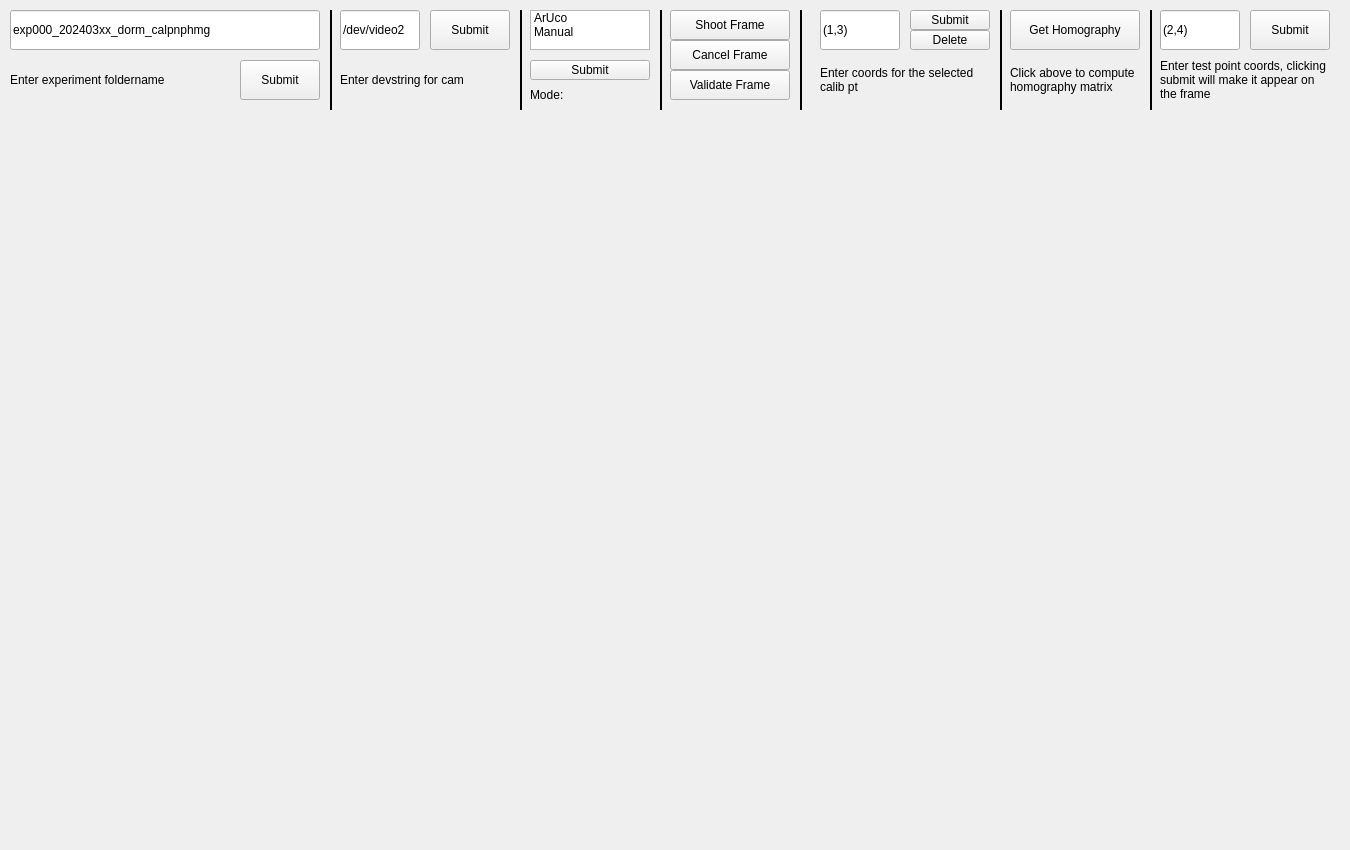
<?xml version="1.0" encoding="UTF-8"?>
<ui version="4.0">
 <class>MainWindow</class>
 <widget class="QMainWindow" name="MainWindow">
  <property name="geometry">
   <rect>
    <x>0</x>
    <y>0</y>
    <width>1350</width>
    <height>850</height>
   </rect>
  </property>
  <property name="windowTitle">
   <string>MainWindow</string>
  </property>
  <widget class="QWidget" name="centralwidget">
   <widget class="QLineEdit" name="lineEdit">
    <property name="geometry">
     <rect>
      <x>10</x>
      <y>10</y>
      <width>310</width>
      <height>40</height>
     </rect>
    </property>
    <property name="font">
     <font>
      <pointsize>9</pointsize>
     </font>
    </property>
    <property name="text">
     <string>exp000_202403xx_dorm_calpnphmg</string>
    </property>
   </widget>
   <widget class="QLabel" name="label">
    <property name="geometry">
     <rect>
      <x>10</x>
      <y>60</y>
      <width>220</width>
      <height>40</height>
     </rect>
    </property>
    <property name="font">
     <font>
      <pointsize>9</pointsize>
     </font>
    </property>
    <property name="autoFillBackground">
     <bool>false</bool>
    </property>
    <property name="frameShape">
     <enum>QFrame::NoFrame</enum>
    </property>
    <property name="text">
     <string>Enter experiment foldername</string>
    </property>
    <property name="wordWrap">
     <bool>true</bool>
    </property>
   </widget>
   <widget class="QPushButton" name="pushButton">
    <property name="geometry">
     <rect>
      <x>240</x>
      <y>60</y>
      <width>80</width>
      <height>40</height>
     </rect>
    </property>
    <property name="text">
     <string>Submit</string>
    </property>
   </widget>
   <widget class="QPushButton" name="pushButton_2">
    <property name="geometry">
     <rect>
      <x>430</x>
      <y>10</y>
      <width>80</width>
      <height>40</height>
     </rect>
    </property>
    <property name="text">
     <string>Submit</string>
    </property>
   </widget>
   <widget class="QLabel" name="label_2">
    <property name="geometry">
     <rect>
      <x>340</x>
      <y>60</y>
      <width>170</width>
      <height>40</height>
     </rect>
    </property>
    <property name="font">
     <font>
      <pointsize>9</pointsize>
     </font>
    </property>
    <property name="autoFillBackground">
     <bool>false</bool>
    </property>
    <property name="frameShape">
     <enum>QFrame::NoFrame</enum>
    </property>
    <property name="text">
     <string>Enter devstring for cam</string>
    </property>
    <property name="wordWrap">
     <bool>true</bool>
    </property>
   </widget>
   <widget class="QLineEdit" name="lineEdit_2">
    <property name="geometry">
     <rect>
      <x>340</x>
      <y>10</y>
      <width>80</width>
      <height>40</height>
     </rect>
    </property>
    <property name="font">
     <font>
      <pointsize>9</pointsize>
     </font>
    </property>
    <property name="text">
     <string>/dev/video2</string>
    </property>
   </widget>
   <widget class="QLineEdit" name="lineEdit_3">
    <property name="geometry">
     <rect>
      <x>820</x>
      <y>10</y>
      <width>80</width>
      <height>40</height>
     </rect>
    </property>
    <property name="font">
     <font>
      <pointsize>9</pointsize>
     </font>
    </property>
    <property name="text">
     <string>(1,3)</string>
    </property>
   </widget>
   <widget class="QPushButton" name="pushButton_3">
    <property name="geometry">
     <rect>
      <x>910</x>
      <y>10</y>
      <width>80</width>
      <height>20</height>
     </rect>
    </property>
    <property name="text">
     <string>Submit</string>
    </property>
   </widget>
   <widget class="QLabel" name="label_3">
    <property name="geometry">
     <rect>
      <x>820</x>
      <y>60</y>
      <width>170</width>
      <height>40</height>
     </rect>
    </property>
    <property name="font">
     <font>
      <pointsize>9</pointsize>
     </font>
    </property>
    <property name="autoFillBackground">
     <bool>false</bool>
    </property>
    <property name="frameShape">
     <enum>QFrame::NoFrame</enum>
    </property>
    <property name="text">
     <string>Enter coords for the selected calib pt</string>
    </property>
    <property name="wordWrap">
     <bool>true</bool>
    </property>
   </widget>
   <widget class="QListWidget" name="listWidget">
    <property name="geometry">
     <rect>
      <x>530</x>
      <y>10</y>
      <width>120</width>
      <height>40</height>
     </rect>
    </property>
    <item>
     <property name="text">
      <string>ArUco</string>
     </property>
    </item>
    <item>
     <property name="text">
      <string>Manual</string>
     </property>
    </item>
   </widget>
   <widget class="QPushButton" name="pushButton_4">
    <property name="geometry">
     <rect>
      <x>670</x>
      <y>10</y>
      <width>120</width>
      <height>30</height>
     </rect>
    </property>
    <property name="text">
     <string>Shoot Frame</string>
    </property>
   </widget>
   <widget class="QPushButton" name="pushButton_5">
    <property name="geometry">
     <rect>
      <x>670</x>
      <y>40</y>
      <width>120</width>
      <height>30</height>
     </rect>
    </property>
    <property name="text">
     <string>Cancel Frame</string>
    </property>
   </widget>
   <widget class="QPushButton" name="pushButton_6">
    <property name="geometry">
     <rect>
      <x>670</x>
      <y>70</y>
      <width>120</width>
      <height>30</height>
     </rect>
    </property>
    <property name="text">
     <string>Validate Frame</string>
    </property>
   </widget>
   <widget class="QPushButton" name="pushButton_7">
    <property name="geometry">
     <rect>
      <x>1010</x>
      <y>10</y>
      <width>130</width>
      <height>40</height>
     </rect>
    </property>
    <property name="text">
     <string>Get Homography</string>
    </property>
   </widget>
   <widget class="QLabel" name="label_4">
    <property name="geometry">
     <rect>
      <x>1010</x>
      <y>60</y>
      <width>130</width>
      <height>40</height>
     </rect>
    </property>
    <property name="font">
     <font>
      <pointsize>9</pointsize>
     </font>
    </property>
    <property name="autoFillBackground">
     <bool>false</bool>
    </property>
    <property name="frameShape">
     <enum>QFrame::NoFrame</enum>
    </property>
    <property name="text">
     <string>Click above to compute homography matrix</string>
    </property>
    <property name="wordWrap">
     <bool>true</bool>
    </property>
   </widget>
   <widget class="QLineEdit" name="lineEdit_4">
    <property name="geometry">
     <rect>
      <x>1160</x>
      <y>10</y>
      <width>80</width>
      <height>40</height>
     </rect>
    </property>
    <property name="font">
     <font>
      <pointsize>9</pointsize>
     </font>
    </property>
    <property name="text">
     <string>(2,4)</string>
    </property>
   </widget>
   <widget class="QPushButton" name="pushButton_8">
    <property name="geometry">
     <rect>
      <x>1250</x>
      <y>10</y>
      <width>80</width>
      <height>40</height>
     </rect>
    </property>
    <property name="text">
     <string>Submit</string>
    </property>
   </widget>
   <widget class="QLabel" name="label_5">
    <property name="geometry">
     <rect>
      <x>1160</x>
      <y>60</y>
      <width>170</width>
      <height>40</height>
     </rect>
    </property>
    <property name="font">
     <font>
      <pointsize>9</pointsize>
     </font>
    </property>
    <property name="autoFillBackground">
     <bool>false</bool>
    </property>
    <property name="frameShape">
     <enum>QFrame::NoFrame</enum>
    </property>
    <property name="text">
     <string>Enter test point coords, clicking submit will make it appear on the frame</string>
    </property>
    <property name="wordWrap">
     <bool>true</bool>
    </property>
   </widget>
   <widget class="Line" name="line">
    <property name="geometry">
     <rect>
      <x>330</x>
      <y>10</y>
      <width>2</width>
      <height>100</height>
     </rect>
    </property>
    <property name="frameShadow">
     <enum>QFrame::Plain</enum>
    </property>
    <property name="lineWidth">
     <number>7</number>
    </property>
    <property name="orientation">
     <enum>Qt::Vertical</enum>
    </property>
   </widget>
   <widget class="Line" name="line_2">
    <property name="geometry">
     <rect>
      <x>520</x>
      <y>10</y>
      <width>2</width>
      <height>100</height>
     </rect>
    </property>
    <property name="frameShadow">
     <enum>QFrame::Plain</enum>
    </property>
    <property name="lineWidth">
     <number>7</number>
    </property>
    <property name="orientation">
     <enum>Qt::Vertical</enum>
    </property>
   </widget>
   <widget class="Line" name="line_3">
    <property name="geometry">
     <rect>
      <x>660</x>
      <y>10</y>
      <width>2</width>
      <height>100</height>
     </rect>
    </property>
    <property name="frameShadow">
     <enum>QFrame::Plain</enum>
    </property>
    <property name="lineWidth">
     <number>7</number>
    </property>
    <property name="orientation">
     <enum>Qt::Vertical</enum>
    </property>
   </widget>
   <widget class="Line" name="line_4">
    <property name="geometry">
     <rect>
      <x>800</x>
      <y>10</y>
      <width>2</width>
      <height>100</height>
     </rect>
    </property>
    <property name="frameShadow">
     <enum>QFrame::Plain</enum>
    </property>
    <property name="lineWidth">
     <number>7</number>
    </property>
    <property name="orientation">
     <enum>Qt::Vertical</enum>
    </property>
   </widget>
   <widget class="Line" name="line_5">
    <property name="geometry">
     <rect>
      <x>1000</x>
      <y>10</y>
      <width>2</width>
      <height>100</height>
     </rect>
    </property>
    <property name="frameShadow">
     <enum>QFrame::Plain</enum>
    </property>
    <property name="lineWidth">
     <number>7</number>
    </property>
    <property name="orientation">
     <enum>Qt::Vertical</enum>
    </property>
   </widget>
   <widget class="Line" name="line_6">
    <property name="geometry">
     <rect>
      <x>1150</x>
      <y>10</y>
      <width>2</width>
      <height>100</height>
     </rect>
    </property>
    <property name="frameShadow">
     <enum>QFrame::Plain</enum>
    </property>
    <property name="lineWidth">
     <number>7</number>
    </property>
    <property name="orientation">
     <enum>Qt::Vertical</enum>
    </property>
   </widget>
   <widget class="QPushButton" name="pushButton_9">
    <property name="geometry">
     <rect>
      <x>530</x>
      <y>60</y>
      <width>120</width>
      <height>20</height>
     </rect>
    </property>
    <property name="text">
     <string>Submit</string>
    </property>
   </widget>
   <widget class="QLabel" name="label_7">
    <property name="geometry">
     <rect>
      <x>530</x>
      <y>90</y>
      <width>120</width>
      <height>10</height>
     </rect>
    </property>
    <property name="font">
     <font>
      <pointsize>9</pointsize>
     </font>
    </property>
    <property name="autoFillBackground">
     <bool>false</bool>
    </property>
    <property name="frameShape">
     <enum>QFrame::NoFrame</enum>
    </property>
    <property name="text">
     <string>Mode:</string>
    </property>
    <property name="wordWrap">
     <bool>true</bool>
    </property>
   </widget>
   <widget class="QPushButton" name="pushButton_10">
    <property name="geometry">
     <rect>
      <x>910</x>
      <y>30</y>
      <width>80</width>
      <height>20</height>
     </rect>
    </property>
    <property name="text">
     <string>Delete</string>
    </property>
   </widget>
  </widget>
 </widget>
 <resources/>
 <connections/>
</ui>
